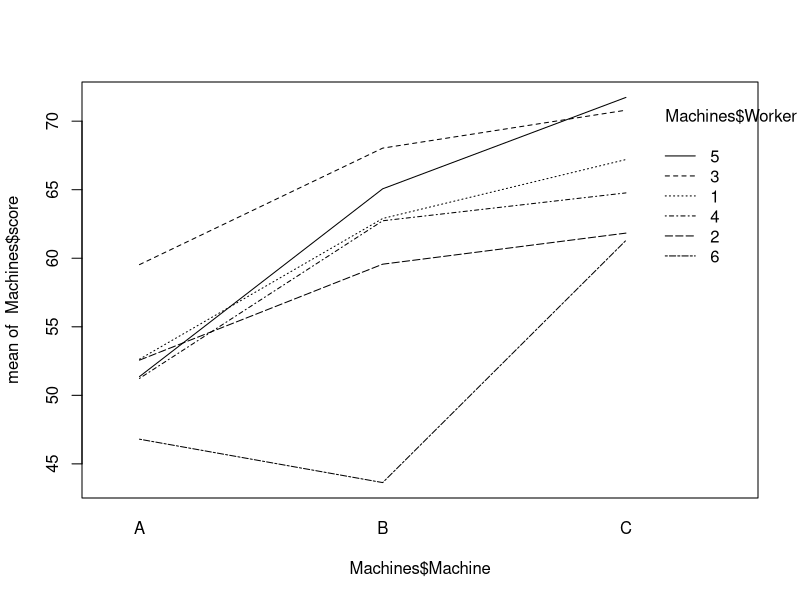
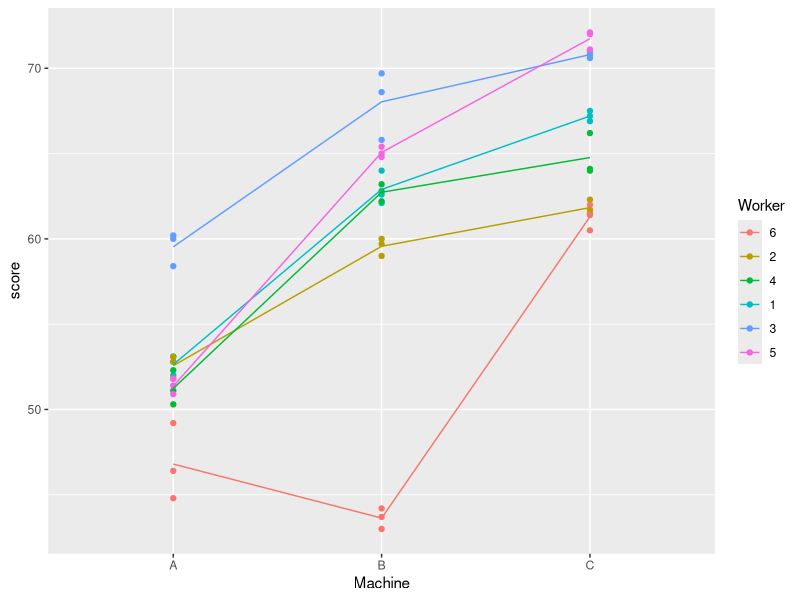
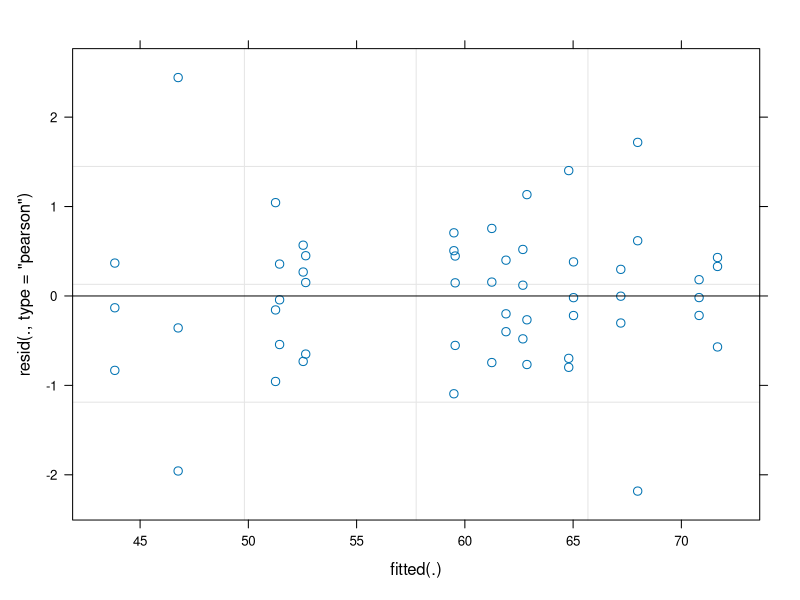
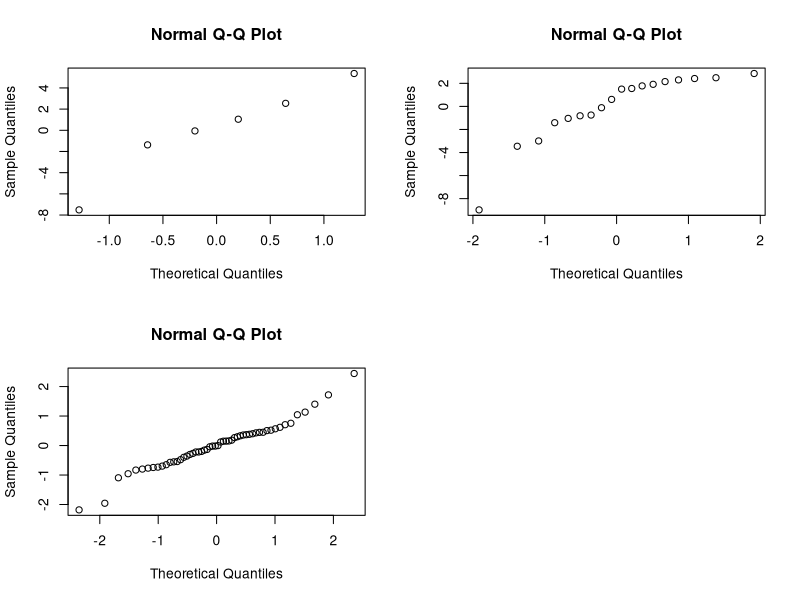

Generate these figures, in order, with R:
library(lmerTest)

## Get data + overview #####
data("Machines", package = "nlme")

str(Machines)
## technical detail:
Machines$Worker <- factor(Machines$Worker, ordered = FALSE)

head(Machines)
xtabs(~ Worker + Machine, data = Machines)

## Visualize data set ####
interaction.plot(x.factor = Machines$Machine,
                 trace.factor = Machines$Worker,
                 response = Machines$score)

## a fancier plot
library(ggplot2)
ggplot(Machines, aes(x = Machine, y = score, group = Worker, col = Worker)) + geom_point() +
  stat_summary(fun.y = mean, geom = "line")

## Fit mixed effects model ####
fit <- lmer(score ~ Machine + (1 | Worker) + (1 | Worker:Machine), 
            data = Machines)
summary(fit)

anova(fit)
rand(fit)

confint(fit, oldNames = FALSE)

## Residual analysis ####
plot(fit)
par(mfrow = c(2, 2))
qqnorm(ranef(fit)$Worker[,1])
qqnorm(ranef(fit)$'Worker:Machine'[,1])
qqnorm(resid(fit))

## Compare with fitting a classical fixed effects model
fit2 <- aov(score ~ Machine * Worker, data = Machines)
summary(fit2)

coef(fit2) 
## fixed effects coefficients look the same!
## but the fixed effects model is much more significant

## old approach
fit3 <- aov(score ~ Machine + Error(Worker + Machine:Worker), data = Machines)
summary(fit3)
coef(fit3)

## equivalent formulation
fit4 <- aov(score ~ Machine + Error(Worker/Machine), data = Machines)
summary(fit4)
## now aov get's the sampe p-value for the main-effect of machine
